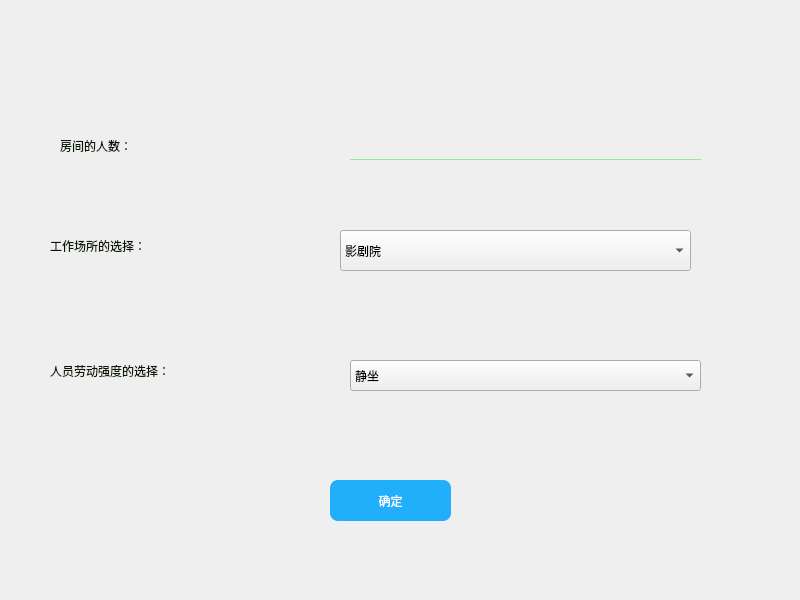
<?xml version="1.0" encoding="UTF-8"?>
<ui version="4.0">
 <class>Form</class>
 <widget class="QWidget" name="Form">
  <property name="geometry">
   <rect>
    <x>0</x>
    <y>0</y>
    <width>800</width>
    <height>600</height>
   </rect>
  </property>
  <property name="minimumSize">
   <size>
    <width>800</width>
    <height>600</height>
   </size>
  </property>
  <property name="maximumSize">
   <size>
    <width>800</width>
    <height>600</height>
   </size>
  </property>
  <property name="windowTitle">
   <string>Form</string>
  </property>
  <property name="styleSheet">
   <string notr="true">QWidget#Form {
	border-image: url(:/ll/renshu.png);
}</string>
  </property>
  <widget class="QLabel" name="label_3">
   <property name="geometry">
    <rect>
     <x>50</x>
     <y>350</y>
     <width>291</width>
     <height>41</height>
    </rect>
   </property>
   <property name="styleSheet">
    <string notr="true">font: 18pt &quot;楷体&quot;;
color:rgb(9, 24, 2);</string>
   </property>
   <property name="text">
    <string>人员劳动强度的选择：</string>
   </property>
  </widget>
  <widget class="QComboBox" name="laoqiang_com">
   <property name="geometry">
    <rect>
     <x>350</x>
     <y>360</y>
     <width>351</width>
     <height>31</height>
    </rect>
   </property>
   <property name="styleSheet">
    <string notr="true">font: 16pt &quot;楷体&quot;;</string>
   </property>
   <item>
    <property name="text">
     <string>静坐</string>
    </property>
   </item>
   <item>
    <property name="text">
     <string>极轻等劳动</string>
    </property>
   </item>
   <item>
    <property name="text">
     <string>轻等劳动</string>
    </property>
   </item>
   <item>
    <property name="text">
     <string>中等劳动</string>
    </property>
   </item>
   <item>
    <property name="text">
     <string>重度劳动</string>
    </property>
   </item>
  </widget>
  <widget class="QComboBox" name="changsuo_com">
   <property name="geometry">
    <rect>
     <x>340</x>
     <y>230</y>
     <width>351</width>
     <height>41</height>
    </rect>
   </property>
   <property name="styleSheet">
    <string notr="true">font: 16pt &quot;楷体&quot;;</string>
   </property>
   <item>
    <property name="text">
     <string>影剧院</string>
    </property>
   </item>
   <item>
    <property name="text">
     <string>旅店</string>
    </property>
   </item>
   <item>
    <property name="text">
     <string>铸造车间</string>
    </property>
   </item>
   <item>
    <property name="text">
     <string>图书馆阅览室</string>
    </property>
   </item>
   <item>
    <property name="text">
     <string>炼钢车间</string>
    </property>
   </item>
   <item>
    <property name="text">
     <string>百货商场（售货）</string>
    </property>
   </item>
   <item>
    <property name="text">
     <string>体育馆</string>
    </property>
   </item>
   <item>
    <property name="text">
     <string>纺织厂</string>
    </property>
   </item>
  </widget>
  <widget class="QPushButton" name="queding_r">
   <property name="geometry">
    <rect>
     <x>330</x>
     <y>480</y>
     <width>121</width>
     <height>41</height>
    </rect>
   </property>
   <property name="styleSheet">
    <string notr="true">QPushButton{
color:white;
font: 16pt &quot;楷体&quot;;
border-radius:8px;
background-color:rgb(33, 174, 250);
spacing:20px;
}
QPushButton:hover{
background-color:rgb(72,203,250);
}
QPushButton:pressed{
background-color:rgb(85,85,255);
}
QPushButton:disabled{

	background-color: rgb(165, 165, 165);
	color: rgb(11, 11, 11);
}</string>
   </property>
   <property name="text">
    <string>确定</string>
   </property>
  </widget>
  <widget class="QLabel" name="label_2">
   <property name="geometry">
    <rect>
     <x>50</x>
     <y>230</y>
     <width>271</width>
     <height>31</height>
    </rect>
   </property>
   <property name="styleSheet">
    <string notr="true">font: 18pt &quot;楷体&quot;;
color:rgb(9, 24, 2);</string>
   </property>
   <property name="text">
    <string>工作场所的选择：</string>
   </property>
  </widget>
  <widget class="QLineEdit" name="renshu_1">
   <property name="geometry">
    <rect>
     <x>350</x>
     <y>140</y>
     <width>351</width>
     <height>20</height>
    </rect>
   </property>
   <property name="styleSheet">
    <string notr="true">background-color: transparent;
color: rgb(10, 55, 255);
border:none;
font: 18pt &quot;楷体&quot;;
border-bottom:1px solid lightgreen;</string>
   </property>
  </widget>
  <widget class="QLabel" name="label">
   <property name="geometry">
    <rect>
     <x>60</x>
     <y>120</y>
     <width>221</width>
     <height>51</height>
    </rect>
   </property>
   <property name="styleSheet">
    <string notr="true">font: 18pt &quot;楷体&quot;;
color:rgb(9, 24, 2);</string>
   </property>
   <property name="text">
    <string>房间的人数：</string>
   </property>
  </widget>
 </widget>
 <resources>
  <include location="../pic/wuding.qrc"/>
  <include location="../pic/xin.qrc"/>
 </resources>
 <connections/>
</ui>
